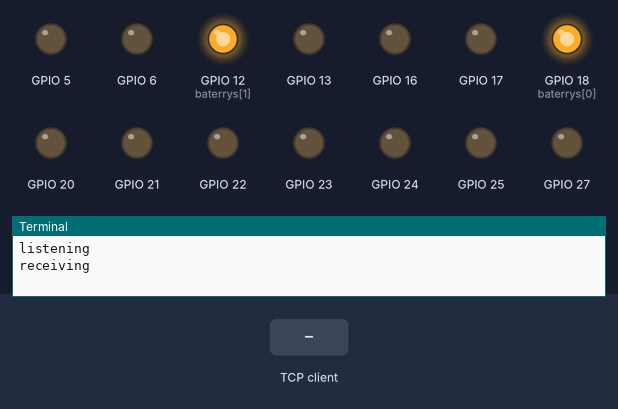
Bench run of a program on a simulated Raspberry Pi (BCM pin numbers). Shown: output pins drawn as LEDs (lit = HIGH), the last lines printed to the terminal. Inputs (shaded band) come from the test bench. One TCP client connects 1 s after the port opens and stays connected.

Above: at 1.2 s.
1.3 s: the TCP client sends "0"
At 1.8 s:
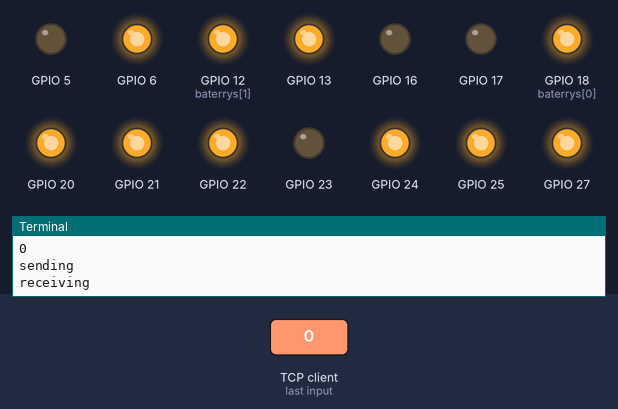
2.8 s: the TCP client sends "2"
At 4.0 s:
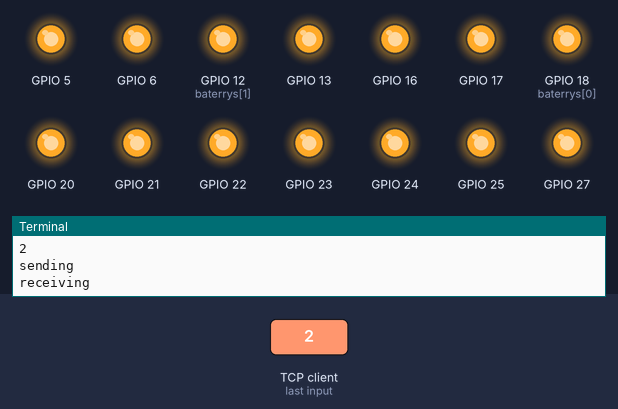
4.3 s: the TCP client sends "0"
At 5.3 s:
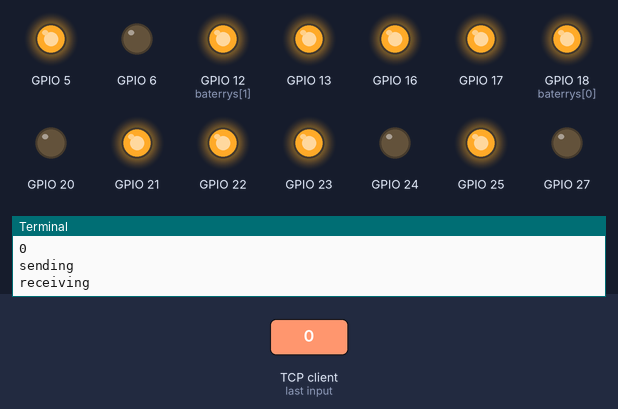
5.8 s: the TCP client sends "1"
At 6.4 s:
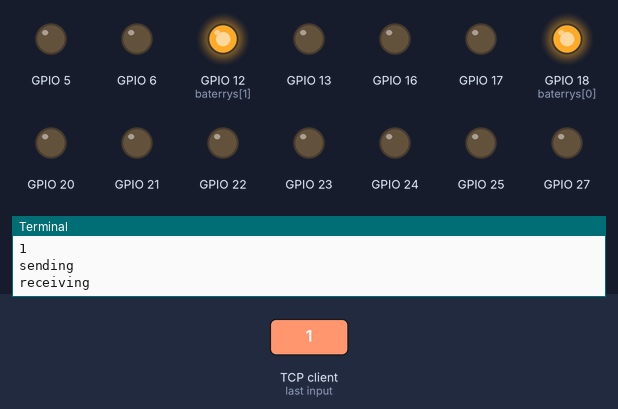
Timing chart, 0 to 8.3 s (numbered marks = the images above; inputs shaded):
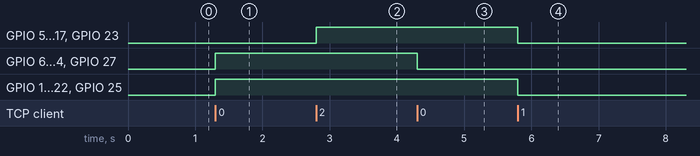

Measured:
- after the input at 1.3 s, GPIO 6, GPIO 13, GPIO 20–22, GPIO 24, GPIO 25, GPIO 27: LOW → HIGH at once
- after the input at 2.8 s, GPIO 5, GPIO 16, GPIO 17, GPIO 23: LOW → HIGH at once
- after the input at 4.3 s, GPIO 6, GPIO 20, GPIO 24, GPIO 27: HIGH → LOW at once
- after the input at 5.8 s, GPIO 5, GPIO 13, GPIO 16, GPIO 17, GPIO 21–23, GPIO 25: HIGH → LOW at once

The program:

raspi_server.py
```python
import socket
from datetime import datetime
from time import sleep
from raspi_controller import *

def recieveSocket(host='172.20.10.5', port=5000):
    s = socket.socket()
    s.bind((host, port))
    setup()

    try:
        print 'listening'
        s.listen(5)
        c, addr = s.accept()

        flg = True
        color = 0
        while flg:
            print 'receiving'
            recieve = c.recv(4096).decode()
            print recieve

            print 'sending'
            c.send("from server: " + recieve)

            if(recieve == '0'):
                connectChange(color % 4)
                color += 1
            elif(recieve == '1'):
                connectAll()
            elif(recieve == '2'):
                disconnect()
            elif(recieve == 'fin'):
                flg = False
                c.close()
            else:
                pass
        s.close()

    except Exception as e:
        print e
        c.close()
        s.close()


if __name__ == '__main__':
    recieveSocket()
```

raspi_controller.py
```python
import RPi.GPIO as GPIO
import time

baterrys = [18, 12]
reds = [5, 17, 23, 16]
greens = [6, 27, 24, 20]
blues = [13, 22, 25, 21]

GPIO.setmode(GPIO.BCM)
GPIO.setwarnings(False)

def convertDict(arg1, arg2, arg3):
	d = {'arg1': arg1, 'arg2': arg2, 'arg3': arg3}
	return d

def switchLed(arg1, arg2, arg3):
	GPIO.output(arg1[0], arg1[1])
	GPIO.output(arg2[0], arg2[1])
	GPIO.output(arg3[0], arg3[1])

def setup():
	for battery in baterrys:
		GPIO.setup(battery, GPIO.OUT)
		GPIO.output(battery, True)

	for (red, green, blue) in zip(reds, greens, blues):
		GPIO.setup(red, GPIO.OUT)
		GPIO.setup(green, GPIO.OUT)
		GPIO.setup(blue, GPIO.OUT)

def connectChange(color):
	if color == 0:
		connectRed()
	elif color == 1:
		connectGreen()
	elif color == 2:
		connectBlue()
	else:
		connectAll()

def connectRed():
	for (red, green, blue) in zip(reds, greens, blues):
		ledOn = convertDict([red, False], [green, True], [blue, True])
		switchLed(**ledOn)

def connectGreen():
	for (red, green, blue) in zip(reds, greens, blues):
		ledOn = convertDict([red, True], [green, False], [blue, True])
		switchLed(**ledOn)

def connectBlue():
	for (red, green, blue) in zip(reds, greens, blues):
		ledOn = convertDict([red, True], [green, True], [blue, False])
		switchLed(**ledOn)

def connectAll():
	for (red, green, blue) in zip(reds, greens, blues):
		ledOn = convertDict([red, False], [green, False], [blue, False])
		switchLed(**ledOn)

def disconnect():
	for (red, green, blue) in zip(reds, greens, blues):
		ledOff = convertDict([red, True], [green, True], [blue, True])
		switchLed(**ledOff)

if __name__ == '__main__':
	setup()
	connectAll()
	time.sleep(1)
	connectRed()
	time.sleep(1)
	disconnect()
```
